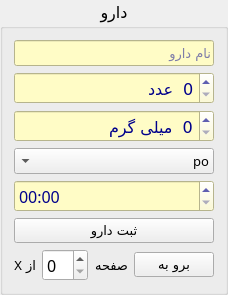
       <widget class="QGroupBox" name="grp_medicine">
        <property name="font">
         <font>
          <family>IRANYekanXFaNum ExtraBold</family>
          <pointsize>12</pointsize>
          <weight>50</weight>
          <italic>false</italic>
          <bold>false</bold>
         </font>
        </property>
        <property name="title">
         <string>دارو</string>
        </property>
        <property name="alignment">
         <set>Qt::AlignCenter</set>
        </property>
        <layout class="QGridLayout" name="gridLayout_11">
         <item row="0" column="0">
          <layout class="QGridLayout" name="lot_medicine">
           <item row="3" column="0" colspan="4">
            <widget class="QComboBox" name="cbb_type">
             <property name="font">
              <font>
               <family>IRANYekanXFaNum</family>
               <pointsize>10</pointsize>
               <weight>50</weight>
               <italic>false</italic>
               <bold>false</bold>
               <kerning>false</kerning>
              </font>
             </property>
             <property name="layoutDirection">
              <enum>Qt::RightToLeft</enum>
             </property>
             <property name="autoFillBackground">
              <bool>false</bool>
             </property>
             <item>
              <property name="text">
               <string>po</string>
              </property>
             </item>
             <item>
              <property name="text">
               <string>im</string>
              </property>
             </item>
             <item>
              <property name="text">
               <string>iv</string>
              </property>
             </item>
             <item>
              <property name="text">
               <string>sc</string>
              </property>
             </item>
             <item>
              <property name="text">
               <string>id</string>
              </property>
             </item>
             <item>
              <property name="text">
               <string>local</string>
              </property>
             </item>
            </widget>
           </item>
           <item row="2" column="0" colspan="4">
            <widget class="QSpinBox" name="spb_massmedicine">
             <property name="palette">
              <palette>
               <active>
                <colorrole role="WindowText">
                 <brush brushstyle="SolidPattern">
                  <color alpha="255">
                   <red>0</red>
                   <green>0</green>
                   <blue>139</blue>
                  </color>
                 </brush>
                </colorrole>
                <colorrole role="Button">
                 <brush brushstyle="SolidPattern">
                  <color alpha="255">
                   <red>255</red>
                   <green>252</green>
                   <blue>198</blue>
                  </color>
                 </brush>
                </colorrole>
                <colorrole role="Text">
                 <brush brushstyle="SolidPattern">
                  <color alpha="255">
                   <red>0</red>
                   <green>0</green>
                   <blue>139</blue>
                  </color>
                 </brush>
                </colorrole>
                <colorrole role="ButtonText">
                 <brush brushstyle="SolidPattern">
                  <color alpha="255">
                   <red>0</red>
                   <green>0</green>
                   <blue>139</blue>
                  </color>
                 </brush>
                </colorrole>
                <colorrole role="Base">
                 <brush brushstyle="SolidPattern">
                  <color alpha="255">
                   <red>255</red>
                   <green>252</green>
                   <blue>198</blue>
                  </color>
                 </brush>
                </colorrole>
                <colorrole role="Window">
                 <brush brushstyle="SolidPattern">
                  <color alpha="255">
                   <red>255</red>
                   <green>252</green>
                   <blue>198</blue>
                  </color>
                 </brush>
                </colorrole>
               </active>
               <inactive>
                <colorrole role="WindowText">
                 <brush brushstyle="SolidPattern">
                  <color alpha="255">
                   <red>0</red>
                   <green>0</green>
                   <blue>139</blue>
                  </color>
                 </brush>
                </colorrole>
                <colorrole role="Button">
                 <brush brushstyle="SolidPattern">
                  <color alpha="255">
                   <red>255</red>
                   <green>252</green>
                   <blue>198</blue>
                  </color>
                 </brush>
                </colorrole>
                <colorrole role="Text">
                 <brush brushstyle="SolidPattern">
                  <color alpha="255">
                   <red>0</red>
                   <green>0</green>
                   <blue>139</blue>
                  </color>
                 </brush>
                </colorrole>
                <colorrole role="ButtonText">
                 <brush brushstyle="SolidPattern">
                  <color alpha="255">
                   <red>0</red>
                   <green>0</green>
                   <blue>139</blue>
                  </color>
                 </brush>
                </colorrole>
                <colorrole role="Base">
                 <brush brushstyle="SolidPattern">
                  <color alpha="255">
                   <red>255</red>
                   <green>252</green>
                   <blue>198</blue>
                  </color>
                 </brush>
                </colorrole>
                <colorrole role="Window">
                 <brush brushstyle="SolidPattern">
                  <color alpha="255">
                   <red>255</red>
                   <green>252</green>
                   <blue>198</blue>
                  </color>
                 </brush>
                </colorrole>
               </inactive>
               <disabled>
                <colorrole role="WindowText">
                 <brush brushstyle="SolidPattern">
                  <color alpha="255">
                   <red>0</red>
                   <green>0</green>
                   <blue>139</blue>
                  </color>
                 </brush>
                </colorrole>
                <colorrole role="Button">
                 <brush brushstyle="SolidPattern">
                  <color alpha="255">
                   <red>255</red>
                   <green>252</green>
                   <blue>198</blue>
                  </color>
                 </brush>
                </colorrole>
                <colorrole role="Text">
                 <brush brushstyle="SolidPattern">
                  <color alpha="255">
                   <red>0</red>
                   <green>0</green>
                   <blue>139</blue>
                  </color>
                 </brush>
                </colorrole>
                <colorrole role="ButtonText">
                 <brush brushstyle="SolidPattern">
                  <color alpha="255">
                   <red>0</red>
                   <green>0</green>
                   <blue>139</blue>
                  </color>
                 </brush>
                </colorrole>
                <colorrole role="Base">
                 <brush brushstyle="SolidPattern">
                  <color alpha="255">
                   <red>255</red>
                   <green>252</green>
                   <blue>198</blue>
                  </color>
                 </brush>
                </colorrole>
                <colorrole role="Window">
                 <brush brushstyle="SolidPattern">
                  <color alpha="255">
                   <red>255</red>
                   <green>252</green>
                   <blue>198</blue>
                  </color>
                 </brush>
                </colorrole>
               </disabled>
              </palette>
             </property>
             <property name="font">
              <font>
               <family>IRANYekanXFaNum</family>
               <kerning>false</kerning>
              </font>
             </property>
             <property name="styleSheet">
              <string notr="true"/>
             </property>
             <property name="wrapping">
              <bool>false</bool>
             </property>
             <property name="frame">
              <bool>true</bool>
             </property>
             <property name="alignment">
              <set>Qt::AlignLeading|Qt::AlignLeft|Qt::AlignVCenter</set>
             </property>
             <property name="buttonSymbols">
              <enum>QAbstractSpinBox::UpDownArrows</enum>
             </property>
             <property name="suffix">
              <string>  میلی گرم</string>
             </property>
             <property name="maximum">
              <number>15000</number>
             </property>
             <property name="singleStep">
              <number>10</number>
             </property>
            </widget>
           </item>
           <item row="1" column="0" colspan="4">
            <widget class="QSpinBox" name="spb_numbermedicine">
             <property name="palette">
              <palette>
               <active>
                <colorrole role="WindowText">
                 <brush brushstyle="SolidPattern">
                  <color alpha="255">
                   <red>0</red>
                   <green>0</green>
                   <blue>139</blue>
                  </color>
                 </brush>
                </colorrole>
                <colorrole role="Button">
                 <brush brushstyle="SolidPattern">
                  <color alpha="255">
                   <red>255</red>
                   <green>252</green>
                   <blue>198</blue>
                  </color>
                 </brush>
                </colorrole>
                <colorrole role="Text">
                 <brush brushstyle="SolidPattern">
                  <color alpha="255">
                   <red>0</red>
                   <green>0</green>
                   <blue>139</blue>
                  </color>
                 </brush>
                </colorrole>
                <colorrole role="ButtonText">
                 <brush brushstyle="SolidPattern">
                  <color alpha="255">
                   <red>0</red>
                   <green>0</green>
                   <blue>139</blue>
                  </color>
                 </brush>
                </colorrole>
                <colorrole role="Base">
                 <brush brushstyle="SolidPattern">
                  <color alpha="255">
                   <red>255</red>
                   <green>252</green>
                   <blue>198</blue>
                  </color>
                 </brush>
                </colorrole>
                <colorrole role="Window">
                 <brush brushstyle="SolidPattern">
                  <color alpha="255">
                   <red>255</red>
                   <green>252</green>
                   <blue>198</blue>
                  </color>
                 </brush>
                </colorrole>
               </active>
               <inactive>
                <colorrole role="WindowText">
                 <brush brushstyle="SolidPattern">
                  <color alpha="255">
                   <red>0</red>
                   <green>0</green>
                   <blue>139</blue>
                  </color>
                 </brush>
                </colorrole>
                <colorrole role="Button">
                 <brush brushstyle="SolidPattern">
                  <color alpha="255">
                   <red>255</red>
                   <green>252</green>
                   <blue>198</blue>
                  </color>
                 </brush>
                </colorrole>
                <colorrole role="Text">
                 <brush brushstyle="SolidPattern">
                  <color alpha="255">
                   <red>0</red>
                   <green>0</green>
                   <blue>139</blue>
                  </color>
                 </brush>
                </colorrole>
                <colorrole role="ButtonText">
                 <brush brushstyle="SolidPattern">
                  <color alpha="255">
                   <red>0</red>
                   <green>0</green>
                   <blue>139</blue>
                  </color>
                 </brush>
                </colorrole>
                <colorrole role="Base">
                 <brush brushstyle="SolidPattern">
                  <color alpha="255">
                   <red>255</red>
                   <green>252</green>
                   <blue>198</blue>
                  </color>
                 </brush>
                </colorrole>
                <colorrole role="Window">
                 <brush brushstyle="SolidPattern">
                  <color alpha="255">
                   <red>255</red>
                   <green>252</green>
                   <blue>198</blue>
                  </color>
                 </brush>
                </colorrole>
               </inactive>
               <disabled>
                <colorrole role="WindowText">
                 <brush brushstyle="SolidPattern">
                  <color alpha="255">
                   <red>0</red>
                   <green>0</green>
                   <blue>139</blue>
                  </color>
                 </brush>
                </colorrole>
                <colorrole role="Button">
                 <brush brushstyle="SolidPattern">
                  <color alpha="255">
                   <red>255</red>
                   <green>252</green>
                   <blue>198</blue>
                  </color>
                 </brush>
                </colorrole>
                <colorrole role="Text">
                 <brush brushstyle="SolidPattern">
                  <color alpha="255">
                   <red>0</red>
                   <green>0</green>
                   <blue>139</blue>
                  </color>
                 </brush>
                </colorrole>
                <colorrole role="ButtonText">
                 <brush brushstyle="SolidPattern">
                  <color alpha="255">
                   <red>0</red>
                   <green>0</green>
                   <blue>139</blue>
                  </color>
                 </brush>
                </colorrole>
                <colorrole role="Base">
                 <brush brushstyle="SolidPattern">
                  <color alpha="255">
                   <red>255</red>
                   <green>252</green>
                   <blue>198</blue>
                  </color>
                 </brush>
                </colorrole>
                <colorrole role="Window">
                 <brush brushstyle="SolidPattern">
                  <color alpha="255">
                   <red>255</red>
                   <green>252</green>
                   <blue>198</blue>
                  </color>
                 </brush>
                </colorrole>
               </disabled>
              </palette>
             </property>
             <property name="font">
              <font>
               <family>IRANYekanXFaNum</family>
               <kerning>false</kerning>
              </font>
             </property>
             <property name="suffix">
              <string>  عدد</string>
             </property>
            </widget>
           </item>
           <item row="5" column="0" colspan="4">
            <widget class="QPushButton" name="btn_savemedicine">
             <property name="font">
              <font>
               <family>IRANYekanXFaNum</family>
               <pointsize>10</pointsize>
               <weight>50</weight>
               <italic>false</italic>
               <bold>false</bold>
               <kerning>false</kerning>
              </font>
             </property>
             <property name="text">
              <string>ثبت دارو</string>
             </property>
             <property name="autoDefault">
              <bool>false</bool>
             </property>
             <property name="flat">
              <bool>false</bool>
             </property>
            </widget>
           </item>
           <item row="4" column="0" colspan="4">
            <widget class="QTimeEdit" name="time_medicinetime">
             <property name="palette">
              <palette>
               <active>
                <colorrole role="WindowText">
                 <brush brushstyle="SolidPattern">
                  <color alpha="255">
                   <red>0</red>
                   <green>0</green>
                   <blue>139</blue>
                  </color>
                 </brush>
                </colorrole>
                <colorrole role="Button">
                 <brush brushstyle="SolidPattern">
                  <color alpha="255">
                   <red>255</red>
                   <green>252</green>
                   <blue>198</blue>
                  </color>
                 </brush>
                </colorrole>
                <colorrole role="Text">
                 <brush brushstyle="SolidPattern">
                  <color alpha="255">
                   <red>0</red>
                   <green>0</green>
                   <blue>139</blue>
                  </color>
                 </brush>
                </colorrole>
                <colorrole role="ButtonText">
                 <brush brushstyle="SolidPattern">
                  <color alpha="255">
                   <red>0</red>
                   <green>0</green>
                   <blue>139</blue>
                  </color>
                 </brush>
                </colorrole>
                <colorrole role="Base">
                 <brush brushstyle="SolidPattern">
                  <color alpha="255">
                   <red>255</red>
                   <green>252</green>
                   <blue>198</blue>
                  </color>
                 </brush>
                </colorrole>
                <colorrole role="Window">
                 <brush brushstyle="SolidPattern">
                  <color alpha="255">
                   <red>255</red>
                   <green>252</green>
                   <blue>198</blue>
                  </color>
                 </brush>
                </colorrole>
               </active>
               <inactive>
                <colorrole role="WindowText">
                 <brush brushstyle="SolidPattern">
                  <color alpha="255">
                   <red>0</red>
                   <green>0</green>
                   <blue>139</blue>
                  </color>
                 </brush>
                </colorrole>
                <colorrole role="Button">
                 <brush brushstyle="SolidPattern">
                  <color alpha="255">
                   <red>255</red>
                   <green>252</green>
                   <blue>198</blue>
                  </color>
                 </brush>
                </colorrole>
                <colorrole role="Text">
                 <brush brushstyle="SolidPattern">
                  <color alpha="255">
                   <red>0</red>
                   <green>0</green>
                   <blue>139</blue>
                  </color>
                 </brush>
                </colorrole>
                <colorrole role="ButtonText">
                 <brush brushstyle="SolidPattern">
                  <color alpha="255">
                   <red>0</red>
                   <green>0</green>
                   <blue>139</blue>
                  </color>
                 </brush>
                </colorrole>
                <colorrole role="Base">
                 <brush brushstyle="SolidPattern">
                  <color alpha="255">
                   <red>255</red>
                   <green>252</green>
                   <blue>198</blue>
                  </color>
                 </brush>
                </colorrole>
                <colorrole role="Window">
                 <brush brushstyle="SolidPattern">
                  <color alpha="255">
                   <red>255</red>
                   <green>252</green>
                   <blue>198</blue>
                  </color>
                 </brush>
                </colorrole>
               </inactive>
               <disabled>
                <colorrole role="WindowText">
                 <brush brushstyle="SolidPattern">
                  <color alpha="255">
                   <red>0</red>
                   <green>0</green>
                   <blue>139</blue>
                  </color>
                 </brush>
                </colorrole>
                <colorrole role="Button">
                 <brush brushstyle="SolidPattern">
                  <color alpha="255">
                   <red>255</red>
                   <green>252</green>
                   <blue>198</blue>
                  </color>
                 </brush>
                </colorrole>
                <colorrole role="Text">
                 <brush brushstyle="SolidPattern">
                  <color alpha="255">
                   <red>0</red>
                   <green>0</green>
                   <blue>139</blue>
                  </color>
                 </brush>
                </colorrole>
                <colorrole role="ButtonText">
                 <brush brushstyle="SolidPattern">
                  <color alpha="255">
                   <red>0</red>
                   <green>0</green>
                   <blue>139</blue>
                  </color>
                 </brush>
                </colorrole>
                <colorrole role="Base">
                 <brush brushstyle="SolidPattern">
                  <color alpha="255">
                   <red>255</red>
                   <green>252</green>
                   <blue>198</blue>
                  </color>
                 </brush>
                </colorrole>
                <colorrole role="Window">
                 <brush brushstyle="SolidPattern">
                  <color alpha="255">
                   <red>255</red>
                   <green>252</green>
                   <blue>198</blue>
                  </color>
                 </brush>
                </colorrole>
               </disabled>
              </palette>
             </property>
             <property name="font">
              <font>
               <family>IRANYekanXFaNum</family>
               <kerning>false</kerning>
              </font>
             </property>
             <property name="styleSheet">
              <string notr="true"/>
             </property>
             <property name="inputMethodHints">
              <set>Qt::ImhPreferNumbers</set>
             </property>
             <property name="currentSection">
              <enum>QDateTimeEdit::HourSection</enum>
             </property>
             <property name="displayFormat">
              <string>hh:mm</string>
             </property>
             <property name="calendarPopup">
              <bool>false</bool>
             </property>
             <property name="timeSpec">
              <enum>Qt::LocalTime</enum>
             </property>
            </widget>
           </item>
           <item row="6" column="0">
            <widget class="QLabel" name="lbl_pagemedicine">
             <property name="font">
              <font>
               <family>IRANYekanXFaNum</family>
               <pointsize>10</pointsize>
               <weight>50</weight>
               <italic>false</italic>
               <bold>false</bold>
              </font>
             </property>
             <property name="text">
              <string>از X</string>
             </property>
            </widget>
           </item>
           <item row="0" column="0" colspan="4">
            <widget class="QLineEdit" name="txt_medicinename">
             <property name="palette">
              <palette>
               <active>
                <colorrole role="WindowText">
                 <brush brushstyle="SolidPattern">
                  <color alpha="255">
                   <red>0</red>
                   <green>0</green>
                   <blue>139</blue>
                  </color>
                 </brush>
                </colorrole>
                <colorrole role="Button">
                 <brush brushstyle="SolidPattern">
                  <color alpha="255">
                   <red>255</red>
                   <green>252</green>
                   <blue>198</blue>
                  </color>
                 </brush>
                </colorrole>
                <colorrole role="Text">
                 <brush brushstyle="SolidPattern">
                  <color alpha="255">
                   <red>0</red>
                   <green>0</green>
                   <blue>139</blue>
                  </color>
                 </brush>
                </colorrole>
                <colorrole role="ButtonText">
                 <brush brushstyle="SolidPattern">
                  <color alpha="255">
                   <red>0</red>
                   <green>0</green>
                   <blue>139</blue>
                  </color>
                 </brush>
                </colorrole>
                <colorrole role="Base">
                 <brush brushstyle="SolidPattern">
                  <color alpha="255">
                   <red>255</red>
                   <green>252</green>
                   <blue>198</blue>
                  </color>
                 </brush>
                </colorrole>
                <colorrole role="Window">
                 <brush brushstyle="SolidPattern">
                  <color alpha="255">
                   <red>255</red>
                   <green>252</green>
                   <blue>198</blue>
                  </color>
                 </brush>
                </colorrole>
               </active>
               <inactive>
                <colorrole role="WindowText">
                 <brush brushstyle="SolidPattern">
                  <color alpha="255">
                   <red>0</red>
                   <green>0</green>
                   <blue>139</blue>
                  </color>
                 </brush>
                </colorrole>
                <colorrole role="Button">
                 <brush brushstyle="SolidPattern">
                  <color alpha="255">
                   <red>255</red>
                   <green>252</green>
                   <blue>198</blue>
                  </color>
                 </brush>
                </colorrole>
                <colorrole role="Text">
                 <brush brushstyle="SolidPattern">
                  <color alpha="255">
                   <red>0</red>
                   <green>0</green>
                   <blue>139</blue>
                  </color>
                 </brush>
                </colorrole>
                <colorrole role="ButtonText">
                 <brush brushstyle="SolidPattern">
                  <color alpha="255">
                   <red>0</red>
                   <green>0</green>
                   <blue>139</blue>
                  </color>
                 </brush>
                </colorrole>
                <colorrole role="Base">
                 <brush brushstyle="SolidPattern">
                  <color alpha="255">
                   <red>255</red>
                   <green>252</green>
                   <blue>198</blue>
                  </color>
                 </brush>
                </colorrole>
                <colorrole role="Window">
                 <brush brushstyle="SolidPattern">
                  <color alpha="255">
                   <red>255</red>
                   <green>252</green>
                   <blue>198</blue>
                  </color>
                 </brush>
                </colorrole>
               </inactive>
               <disabled>
                <colorrole role="WindowText">
                 <brush brushstyle="SolidPattern">
                  <color alpha="255">
                   <red>0</red>
                   <green>0</green>
                   <blue>139</blue>
                  </color>
                 </brush>
                </colorrole>
                <colorrole role="Button">
                 <brush brushstyle="SolidPattern">
                  <color alpha="255">
                   <red>255</red>
                   <green>252</green>
                   <blue>198</blue>
                  </color>
                 </brush>
                </colorrole>
                <colorrole role="Text">
                 <brush brushstyle="SolidPattern">
                  <color alpha="255">
                   <red>0</red>
                   <green>0</green>
                   <blue>139</blue>
                  </color>
                 </brush>
                </colorrole>
                <colorrole role="ButtonText">
                 <brush brushstyle="SolidPattern">
                  <color alpha="255">
                   <red>0</red>
                   <green>0</green>
                   <blue>139</blue>
                  </color>
                 </brush>
                </colorrole>
                <colorrole role="Base">
                 <brush brushstyle="SolidPattern">
                  <color alpha="255">
                   <red>255</red>
                   <green>252</green>
                   <blue>198</blue>
                  </color>
                 </brush>
                </colorrole>
                <colorrole role="Window">
                 <brush brushstyle="SolidPattern">
                  <color alpha="255">
                   <red>255</red>
                   <green>252</green>
                   <blue>198</blue>
                  </color>
                 </brush>
                </colorrole>
               </disabled>
              </palette>
             </property>
             <property name="font">
              <font>
               <family>IRANYekanXFaNum</family>
               <pointsize>10</pointsize>
               <weight>50</weight>
               <italic>false</italic>
               <bold>false</bold>
               <kerning>false</kerning>
              </font>
             </property>
             <property name="placeholderText">
              <string>نام دارو</string>
             </property>
            </widget>
           </item>
           <item row="6" column="3">
            <widget class="QPushButton" name="btn_pagemedicine">
             <property name="font">
              <font>
               <family>IRANYekanXFaNum</family>
               <pointsize>10</pointsize>
               <weight>50</weight>
               <italic>false</italic>
               <bold>false</bold>
               <kerning>false</kerning>
              </font>
             </property>
             <property name="text">
              <string>برو به</string>
             </property>
             <property name="autoDefault">
              <bool>false</bool>
             </property>
             <property name="flat">
              <bool>false</bool>
             </property>
            </widget>
           </item>
           <item row="6" column="2">
            <widget class="QLabel" name="lbl_pagemedicineX">
             <property name="font">
              <font>
               <family>IRANYekanXFaNum</family>
               <pointsize>10</pointsize>
               <weight>50</weight>
               <italic>false</italic>
               <bold>false</bold>
              </font>
             </property>
             <property name="text">
              <string>صفحه</string>
             </property>
            </widget>
           </item>
           <item row="6" column="1">
            <widget class="QSpinBox" name="spb_numberpagemedicine">
             <property name="font">
              <font>
               <family>IRANYekanXFaNum</family>
              </font>
             </property>
            </widget>
           </item>
          </layout>
         </item>
        </layout>
       </widget>
